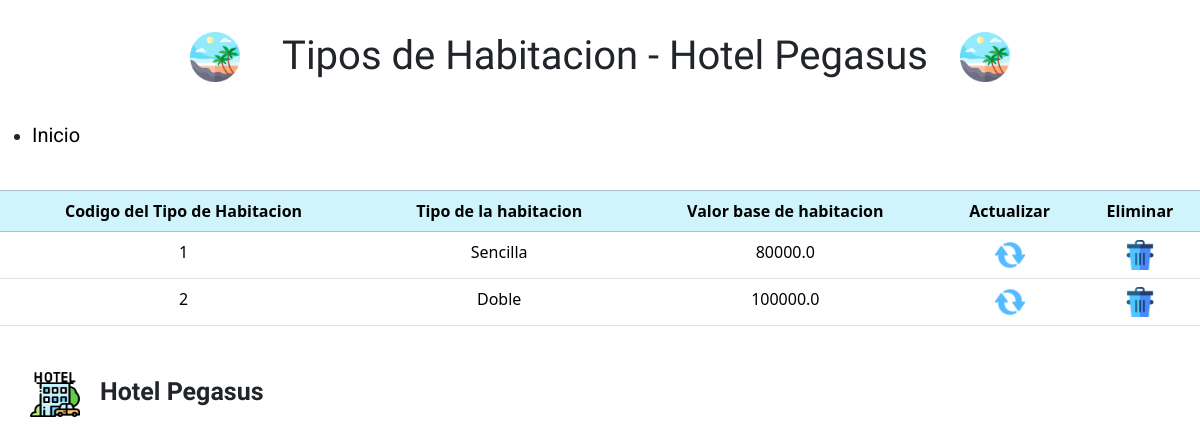
/habitaciones/verTipoHabitacion, run on an earlier commit of the app's database.
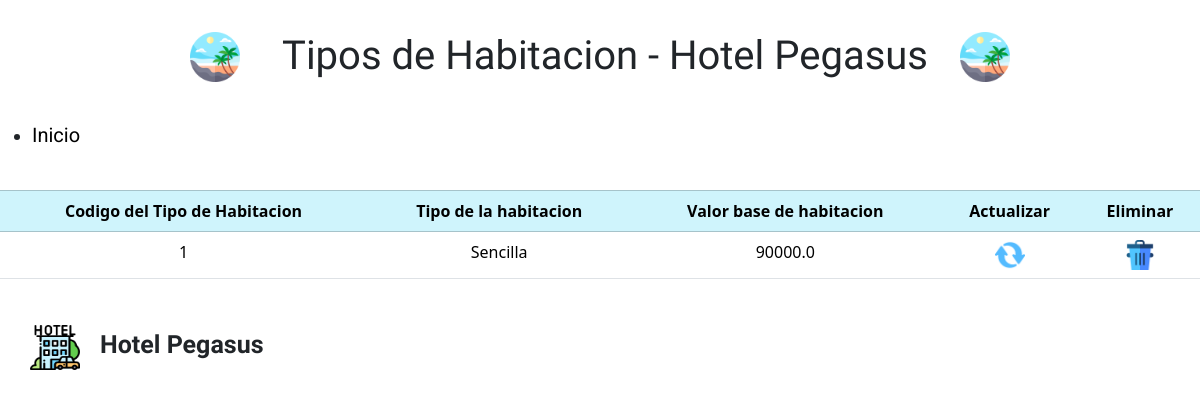
And on a later commit of the database.
### habitacionesGestion/models.py (models this page shows)
class tb_tipoHabitacion(models.Model):
    codigo_tpH = models.AutoField(primary_key=True, verbose_name='Codigo del tipo de habitacion')
    tipo_tpH = models.CharField(max_length=70,verbose_name='Tipo de habitacion')
    valorBase_tpH = models.FloatField(verbose_name='Valor base del tipo de habitacion')

### habitacionesGestion/views.py (the view)
# urls.py: path('verTipoHabitacion',verTipoHabitacion,name='verTipoHabitacion'),
def verTipoHabitacion(request):
    tipoHabitacion = tb_tipoHabitacion.objects.all()
    context = {
        'tipoHabitacion' : tipoHabitacion
    }
    return render(request, 'mostrarTipoHabitacion.html', context)

### templates/mostrarTipoHabitacion.html (shortened to what this page needs)
{% load static %}
<!DOCTYPE html>
<html lang="es">
<head>
    <link href="https://cdn.jsdelivr.net/npm/bootstrap@5.3.2/dist/css/bootstrap.min.css" rel="stylesheet">
    <link rel="stylesheet" href="{% static 'css/verUsuarios.css' %}">
</head>
<body>
    <header>
        <div class="logoIzquierdo">
            <img src="{% static 'img/playa.png' %}" alt="logoIzquierda">
        </div>
        <h1 class="tituloEncabezado">Tipos de Habitacion - Hotel Pegasus</h1>
        <div class="logoIzquierdo">
            <img src="{% static 'img/playa.png' %}" alt="logoIzquierda">
        </div>
    </header>
    <ul>
        <li>
            <a href="{% url 'inicioHabitaciones' %}">Inicio</a>
        </li>
    </ul>
    <table class="table">
        <br>
        <thead class="table-info table-bordered">
                <tr>
                    <th scope='col'>Codigo del Tipo de Habitacion</th>
                    <th scope='col'>Tipo de la habitacion</th>
                    <th scope='col'>Valor base de habitacion</th>
                    <th scope='col'>Actualizar</th>
                    <th scope='col'>Eliminar</th>
                </tr>
            {% for i in tipoHabitacion%}
            </thead>
                <tr>
                    <td>{{i.codigo_tpH}}</td>
                    <td>{{i.tipo_tpH}}</td>
                    <td>{{i.valorBase_tpH}}</td>
                    <td>
                        <a href="actualizaTipoHabitacion/{{i.codigo_tpH}}"><img src="{% static "img/actualizar.png" %}" alt="imagenActualizar" width="30px" ></a>
                    </td>
                    <td>
                        <a href="eliminarTipoHabitacion/{{i.codigo_tpH}}"><img src="{% static "img/eliminar.png"%}" alt="imagenEliminar" width='30px'></a>
                    </td>
                </tr>
            {% endfor %}
    </table>
    <footer>
        <div class="contenedorFooter">
            <img src="{% static 'img/hotel.png' %}" alt="hotelIcono">
            <h3>Hotel Pegasus</h3>
        </div>
    </footer>
</body>
</html>

What changed in the data, as far as the page shows it:
removed tb_tipoHabitacion: codigo_tpH "2", tipo_tpH "Doble", valorBase_tpH "100000.0"
changed tb_tipoHabitacion "Sencilla": valorBase_tpH "80000.0" → "90000.0"
